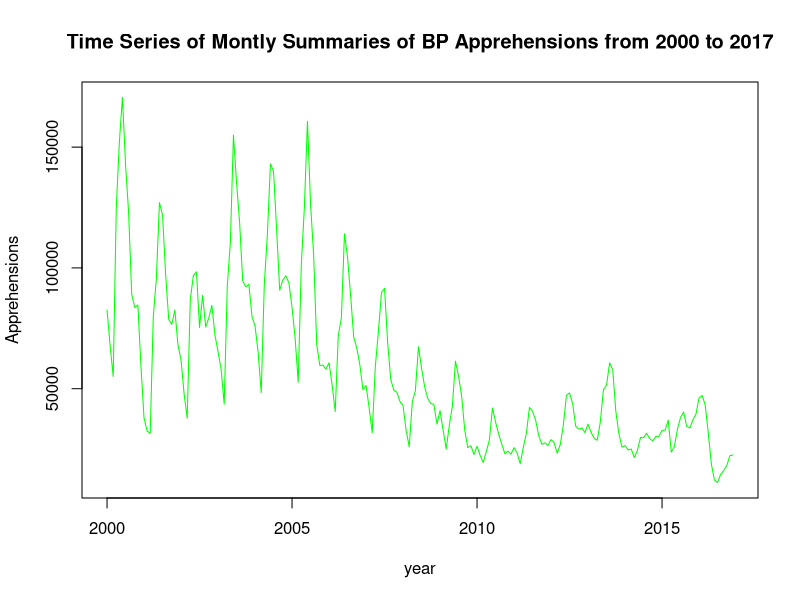
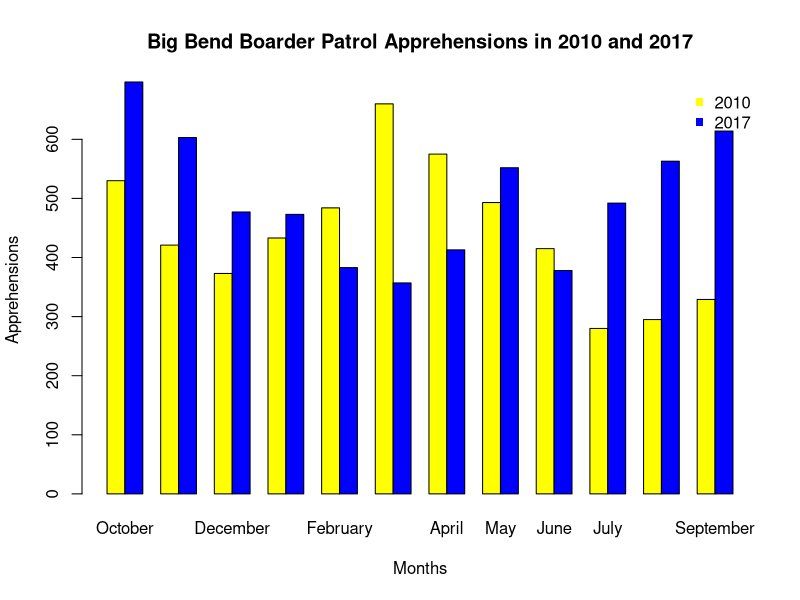
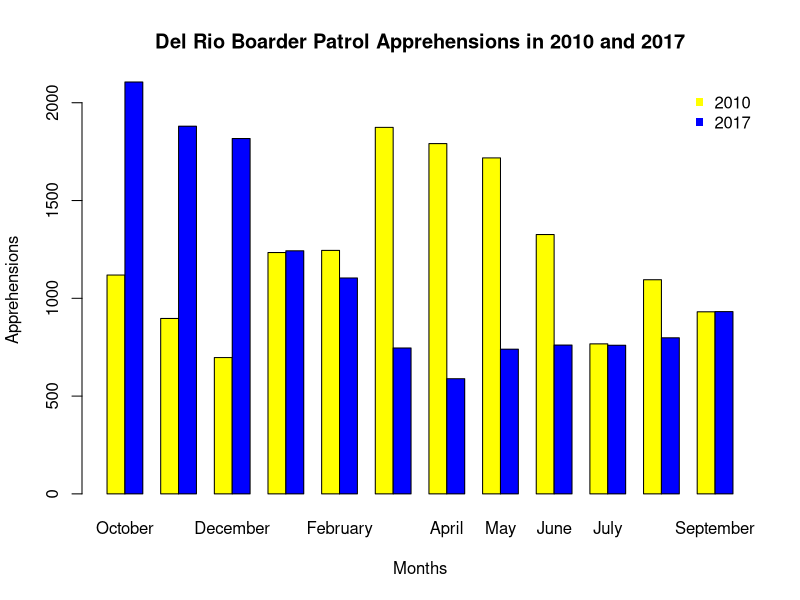
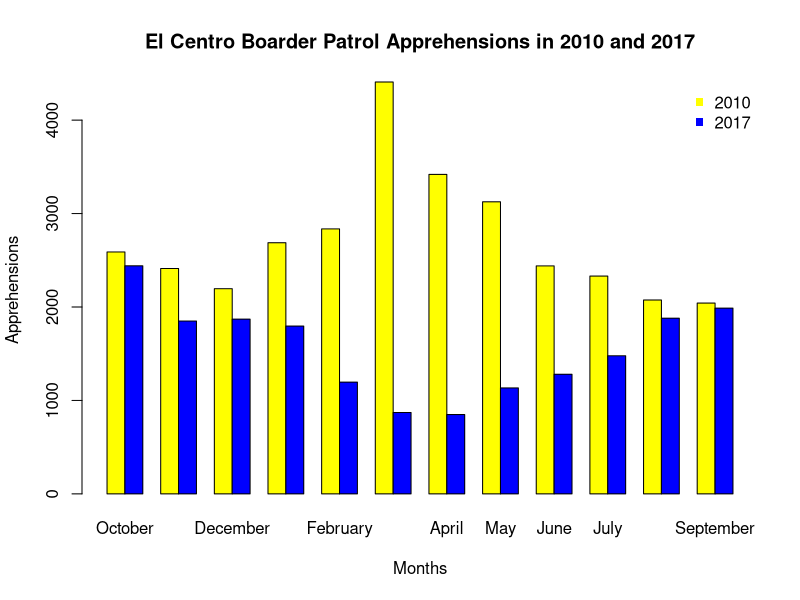
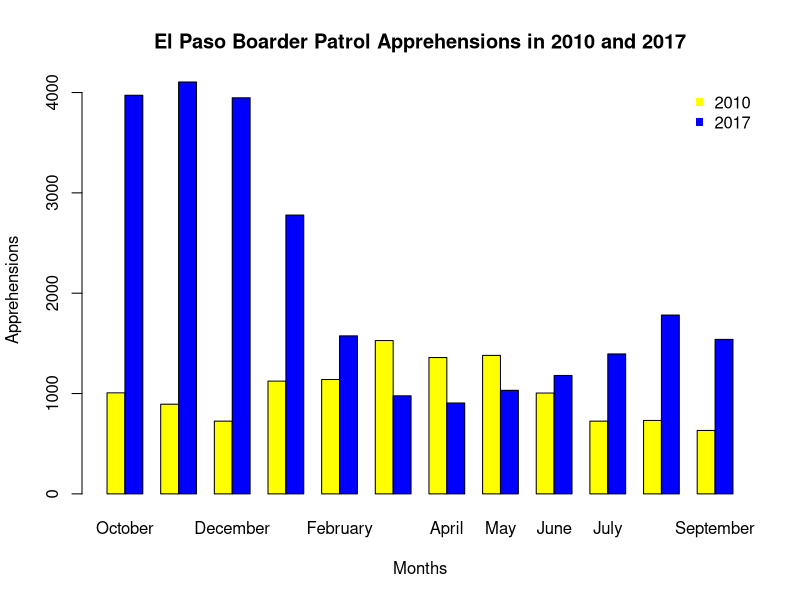
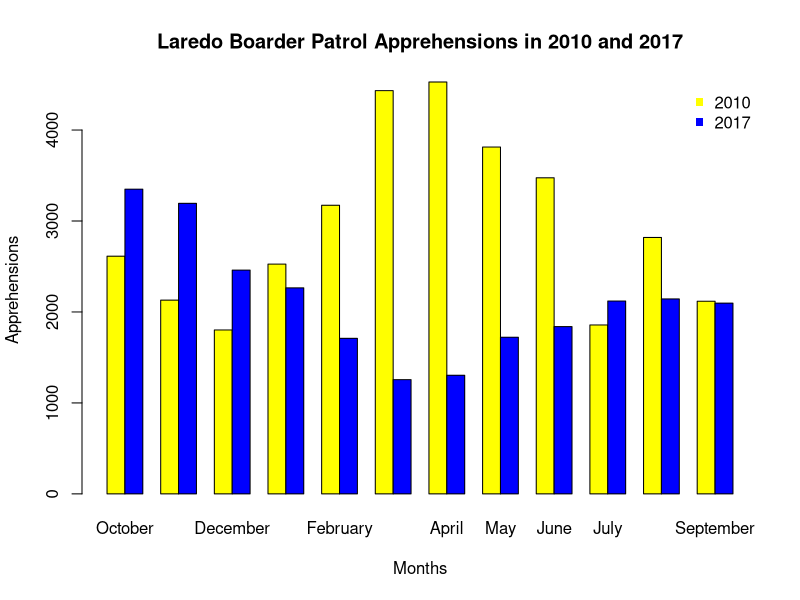
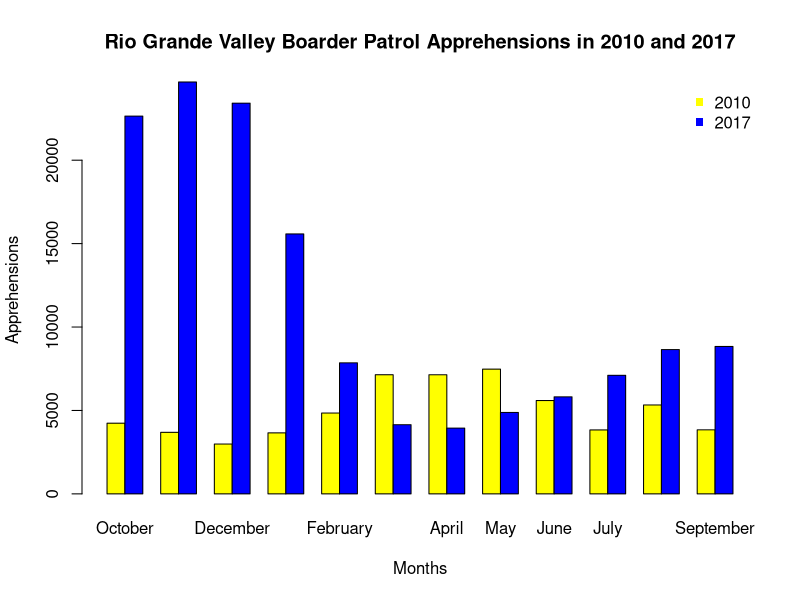
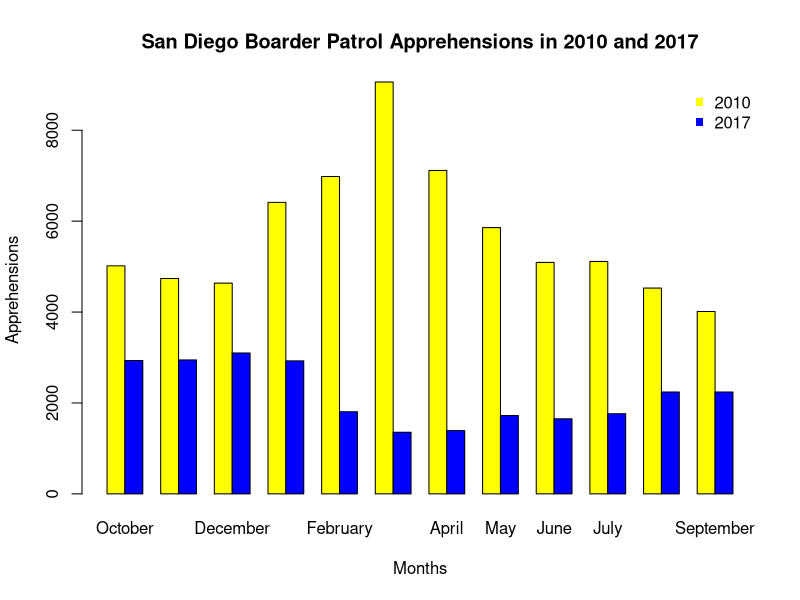

Source code (R) for these figures, in order:
## ---- chunk 1
knitr::opts_chunk$set(echo = TRUE)
## ---- chunk 2
ts1 <- read.csv('BP monthly summaries.csv')
ts1 <- ts1[2:18, 2:13]

ts2 <- as.vector(t(ts1))

ts3 <- ts(ts2, start = c(2000, 1), frequency=12)

ts.plot(ts3, gpars=list(xlab="year", ylab="Apprehensions", col= 'green', lty=c(1:3), main = "Time Series of Montly Summaries of BP Apprehensions from 2000 to 2017"))

## ---- chunk 3
data2010 <- read.csv('BP Apprehensions 2010.csv')
data2017 <- read.csv('PB Apprehensions 2017.csv')


name =  c("October", "November", "December", "January", "February", "March", "April", "May", "June", "July", "August", "September")

colrs = c("yellow", "blue")
yrs = c("2010", "2017")
## ---- chunk 4
colu = as.numeric('1')
d1 = as.data.frame(data2010[c(colu),])

d2 = as.data.frame(data2017[c(colu),])

mydata <- rbind(d1, d2)
mydata$Sector <- NULL
rownames(mydata) <- yrs
mydata

barplot(as.matrix(mydata), 
        beside = TRUE,
        main = "Big Bend Boarder Patrol Apprehensions in 2010 and 2017",
        xlab = "Months",
        ylab = "Apprehensions",
        names.arg = name,
        col = colrs, 
        bty="n" )
        legend("topright", c("2010","2017"), pch=15,  col=c("yellow","blue"),  bty="n")

## ---- chunk 5
colu = as.numeric('2')
d1 = as.data.frame(data2010[c(colu),])

d2 = as.data.frame(data2017[c(colu),])

mydata <- rbind(d1, d2)
mydata$Sector <- NULL
rownames(mydata) <- yrs
mydata

barplot(as.matrix(mydata), 
        beside = TRUE,
        main = "Del Rio Boarder Patrol Apprehensions in 2010 and 2017",
        xlab = "Months",
        ylab = "Apprehensions",
        names.arg = name,
        col = colrs, 
        bty="n" )
        legend("topright", yrs, pch=15,  col=c("yellow","blue"),  bty="n")

## ---- chunk 6
colu = as.numeric('3')
d1 = as.data.frame(data2010[c(colu),])

d2 = as.data.frame(data2017[c(colu),])

mydata <- rbind(d1, d2)
mydata$Sector <- NULL
rownames(mydata) <- yrs
mydata

barplot(as.matrix(mydata), 
        beside = TRUE,
        main = "El Centro Boarder Patrol Apprehensions in 2010 and 2017",
        xlab = "Months",
        ylab = "Apprehensions",
        names.arg = name,
        col = colrs, 
        bty="n" )
        legend("topright", yrs, pch=15,  col=c("yellow","blue"),  bty="n")

## ---- chunk 7
colu = as.numeric('4')
d1 = as.data.frame(data2010[c(colu),])

d2 = as.data.frame(data2017[c(colu),])

mydata <- rbind(d1, d2)
mydata$Sector <- NULL
rownames(mydata) <- yrs
mydata

barplot(as.matrix(mydata), 
        beside = TRUE,
        main = "El Paso Boarder Patrol Apprehensions in 2010 and 2017",
        xlab = "Months",
        ylab = "Apprehensions",
        names.arg = name,
        col = colrs, 
        bty="n" )
        legend("topright", yrs, pch=15,  col=c("yellow","blue"),  bty="n")

## ---- chunk 8
colu = as.numeric('5')
d1 = as.data.frame(data2010[c(colu),])
d2 = as.data.frame(data2017[c(colu),])

mydata <- rbind(d1, d2)
mydata$Sector <- NULL
rownames(mydata) <- yrs
mydata

barplot(as.matrix(mydata), 
        beside = TRUE,
        main = "Laredo Boarder Patrol Apprehensions in 2010 and 2017",
        xlab = "Months",
        ylab = "Apprehensions",
        names.arg = name,
        col = colrs, 
        bty="n" )
        legend("topright", yrs, pch=15,  col=c("yellow","blue"),  bty="n")

## ---- chunk 9
colu = as.numeric('6')
d1 = as.data.frame(data2010[c(colu),])
d2 = as.data.frame(data2017[c(colu),])

mydata <- rbind(d1, d2)
mydata$Sector <- NULL
rownames(mydata) <- yrs
mydata

barplot(as.matrix(mydata), 
        beside = TRUE,
        main = "Rio Grande Valley Boarder Patrol Apprehensions in 2010 and 2017",
        xlab = "Months",
        ylab = "Apprehensions",
        names.arg = name,
        col = colrs, 
        bty="n" )
        legend("topright", yrs, pch=15,  col=c("yellow","blue"),  bty="n")

## ---- chunk 10
colu = as.numeric('7')
d1 = as.data.frame(data2010[c(colu),])
d2 = as.data.frame(data2017[c(colu),])

mydata <- rbind(d1, d2)
mydata$Sector <- NULL
rownames(mydata) <- yrs
mydata

barplot(as.matrix(mydata), 
        beside = TRUE,
        main = "San Diego Boarder Patrol Apprehensions in 2010 and 2017",
        xlab = "Months",
        ylab = "Apprehensions",
        names.arg = name,
        col = colrs, 
        bty="n" )
        legend("topright", yrs, pch=15,  col=c("yellow","blue"),  bty="n")

## ---- chunk 11
colu = as.numeric('8')
d1 = as.data.frame(data2010[c(colu),])
d2 = as.data.frame(data2017[c(colu),])

mydata <- rbind(d1, d2)
mydata$Sector <- NULL
rownames(mydata) <- yrs
mydata

barplot(as.matrix(mydata), 
        beside = TRUE,
        main = "Tuscon Boarder Patrol Apprehensions in 2010 and 2017",
        xlab = "Months",
        ylab = "Apprehensions",
        names.arg = name,
        col = colrs, 
        bty="n" )
        legend("topright", yrs, pch=15,  col=c("yellow","blue"),  bty="n")

## ---- chunk 12
colu = as.numeric('9')
d1 = as.data.frame(data2010[c(colu),])
d2 = as.data.frame(data2017[c(colu),])

mydata <- rbind(d1, d2)
mydata$Sector <- NULL
rownames(mydata) <- yrs
mydata

barplot(as.matrix(mydata), 
        beside = TRUE,
        main = "Yuma Boarder Patrol Apprehensions in 2010 and 2017",
        xlab = "Months",
        ylab = "Apprehensions",
        names.arg = name,
        col = colrs, 
        bty="n" )
        legend("topright", yrs, pch=15,  col=c("yellow","blue"),  bty="n")

